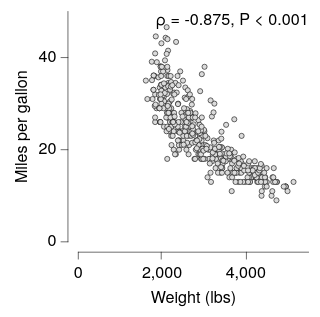

Source (Vega-Lite JSON):
### Vega-Lite specification from a JSON file in a GitHub repository (floating-point values rounded to 4 significant figures; data arrays with more than 128 entries replaced by an {"elided": "..."} marker saying what was removed)
{"background": null, "config": {"arc": {"fill": "#DBDBDB", "fillOpacity": 1.0, "innerRadius": 25.0, "padAngle": 0.03, "stroke": "black", "strokeOpacity": 1, "strokeWidth": 0.25}, "area": {"fill": "#DBDBDB", "fillOpacity": 1.0, "stroke": "black", "strokeOpacity": 1, "strokeWidth": 0.25}, "axis": {"domain": true, "domainCap": "round", "domainColor": "black", "domainWidth": 0.25, "grid": false, "gridCap": "round", "gridColor": "#F1F1F1", "gridDash": [0, 0], "gridOpacity": 1.0, "gridWidth": 0.25, "labelColor": "black", "labelFont": "HelveticaNeue", "labelFontSize": 7, "labelFontStyle": "normal", "labelFontWeight": 400, "offset": 4.5, "ticks": true, "tickCap": "round", "tickColor": "black", "tickSize": 3, "tickWidth": 0.25, "titleColor": "black", "titleFont": "HelveticaNeue", "titleFontSize": 7, "titleFontStyle": "normal", "titleFontWeight": 400}, "axisX": {"domain": true, "labelAlign": "center", "labelAngle": 0, "labels": true, "ticks": true, "translate": 0}, "axisY": {"domain": true, "labelAlign": "right", "labelAngle": 0, "labels": true, "ticks": true, "translate": 0}, "axisRight": {"domain": true, "labelAlign": "left", "labelAngle": 0, "labels": true, "ticks": true, "translate": 0}, "axisTop": {"domain": true, "labelAlign": "center", "labelAngle": 0, "labels": true, "ticks": true, "translate": 0}, "bar": {"fill": "#DBDBDB", "fillOpacity": 1.0, "stroke": "black", "strokeOpacity": 1, "strokeWidth": 0.25}, "boxplot": {"size": 9.0, "ticks": {"cornerRadius": 0.25, "fill": "black", "size": 4.5, "thickness": 0.25}, "box": {"fillOpacity": 1.0, "stroke": "black", "strokeOpacity": 1, "strokeWidth": 0.25}, "median": {"fill": "black", "fillOpacity": 1.0, "size": 9.0, "thickness": 0.25}, "rule": {"fill": "black", "fillOpacity": 1.0, "size": 10.0, "stroke": "black", "strokeDash": [0, 0], "strokeOpacity": 1, "strokeWidth": 0.25}, "outliers": {"color": "black", "fill": "black", "fillOpacity": 1.0, "size": 0, "stroke": "black", "strokeOpacity": 1, "strokeWidth": 0.25}}, "circle": {"fill": "black", "fillOpacity": 1.0, "size": 0.5, "stroke": "black", "strokeOpacity": 1, "strokeWidth": 0.25}, "errorband": {"band": {"fillOpacity": 0.6, "stroke": null, "strokeWidth": 0.25, "strokeOpacity": 1}, "borders": {"opacity": 0, "strokeOpacity": 0.25, "strokeWidth": 1}}, "errorbar": {"opacity": 1, "rule": {"strokeDash": [0, 0], "strokeWidth": 0.5}, "ticks": {"color": "black", "cornerRadius": 0.25, "opacity": 1, "size": 6.0, "thickness": 0.5}, "thickness": 0.5}, "font": "HelveticaNeue", "geoshape": {"fill": "#DBDBDB", "fillOpacity": 1.0, "stroke": "black", "strokeOpacity": 1, "strokeWidth": 0.25}, "header": {"labelColor": "black", "labelFont": "HelveticaNeue", "labelFontSize": 7, "labelFontStyle": "normal", "labelFontWeight": 400, "titleColor": "black", "titleFont": "HelveticaNeue", "titleFontSize": 7, "titleFontStyle": "normal", "titleFontWeight": 400, "titlePadding": 0}, "legend": {"disable": false, "offset": 4.5, "gradientLength": 50.0, "gradientThickness": 5.0, "gradientOpacity": 1.0, "gradientStrokeColor": "black", "gradientStrokeWidth": 0.25, "labelColor": "black", "labelFont": "HelveticaNeue", "labelFontSize": 7, "labelFontStyle": "normal", "labelFontWeight": 400, "strokeColor": "black", "strokeWidth": 0, "symbolSize": 42, "symbolStrokeColor": "black", "symbolStrokeWidth": 0.25, "titleColor": "black", "titleFont": "HelveticaNeue", "titleFontSize": 7, "titleFontStyle": "normal", "titleFontWeight": 400}, "line": {"color": "black", "stroke": "black", "strokeCap": "round", "strokeDash": [0, 0], "strokeOpacity": 1, "strokeWidth": 0.375}, "point": {"filled": true, "fill": "#DBDBDB", "fillOpacity": 1.0, "size": 5.0, "stroke": "black", "strokeOpacity": 1, "strokeWidth": 0.25}, "range": {"category": ["#C6D9F1", "#F1C9CB", "#FEF0B9", "#CEE37A", "#7AA8E0", "#E589A3", "#FDDD5D", "#68B961", "#4177B1", "#C35082", "#E5C227", "#438156"], "diverging": {"scheme": ["#C35082", "#CE6D94", "#D989A7", "#E2A4BA", "#EABFCE", "#F1DBE2", "#F6F6F6", "#D7E0EB", "#B9CBE0", "#9BB6D5", "#7DA1C9", "#5F8CBD", "#4177B1"]}, "heatmap": {"scheme": ["#DFE9F7", "#C6D9F1", "#ADC8EC", "#94B8E6", "#7AA8E0", "#6097DA", "#4D87CA", "#4177B1", "#386898", "#2F597F", "#264A69", "#1D3A58"]}, "ordinal": {"scheme": ["#F1F1F1", "#DBDBDB", "#C6C6C6", "#B2B2B2", "#9D9D9D", "#898989", "#767676", "#636363", "#515151", "#404040", "#2F2F2F", "#1F1F1F"]}, "ramp": {"scheme": ["#DFE9F7", "#C6D9F1", "#ADC8EC", "#94B8E6", "#7AA8E0", "#6097DA", "#4D87CA", "#4177B1", "#386898", "#2F597F", "#264A69", "#1D3A58"]}}, "rule": {"color": "black", "stroke": "black", "strokeCap": "round", "strokeDash": [2, 2], "strokeOpacity": 1, "strokeWidth": 0.25}, "scale": {"bandPaddingInner": 0.1, "bandPaddingOuter": 0.1, "round": false}, "rect": {"fill": "#DBDBDB", "fillOpacity": 1.0, "stroke": "black", "strokeOpacity": 1, "strokeWidth": 0.25}, "square": {"fill": "#DBDBDB", "fillOpacity": 1.0, "size": 10.0, "stroke": "black", "strokeOpacity": 1, "strokeWidth": 0.25}, "text": {"color": "black", "font": "HelveticaNeue", "fontSize": 7, "fontStyle": "normal", "fontWeight": 400}, "title": {"anchor": "middle", "frame": "group", "color": "black", "font": "HelveticaNeue", "fontSize": 7, "fontStyle": "normal", "fontWeight": 400, "subtitleColor": "black", "subtitleFont": "HelveticaNeue", "subtitleFontSize": "HelveticaNeue", "subtitleFontStyle": "normal", "subtitleFontWeight": 400}, "view": {"continuousWidth": 100, "continuousHeight": 100, "discreteWidth": 100, "discreteHeight": 100, "fill": null, "stroke": null, "strokeWidth": 0.25}}, "layer": [{"data": {"name": "data-84942684f44a0939f6e50b33ec91a880"}, "mark": {"type": "point"}, "encoding": {"x": {"field": "Weight_in_lbs", "title": "Weight (lbs)", "type": "quantitative"}, "y": {"field": "Miles_per_Gallon", "title": "Miles per gallon", "type": "quantitative"}}}, {"layer": [{"mark": {"type": "text", "align": "right", "angle": 0, "baseline": "top", "dx": 0, "dy": 0, "fontSize": 7, "opacity": 1.0}, "encoding": {"text": {"field": "__text", "type": "nominal"}, "x": {"value": 100}, "y": {"value": 0}}}], "data": {"name": "data-1777d30617edd3f48a580e3aed12524a"}, "name": "__dysonsphere_d851b4cc00c66c37_13"}], "$schema": "https://vega.github.io/schema/vega-lite/v6.4.1.json", "datasets": {"data-84942684f44a0939f6e50b33ec91a880": {"elided": "398 records"}, "data-1777d30617edd3f48a580e3aed12524a": [{"__text": "ρ = -0.875, P < 0.001", "__dysonsphere__": 1}]}}
